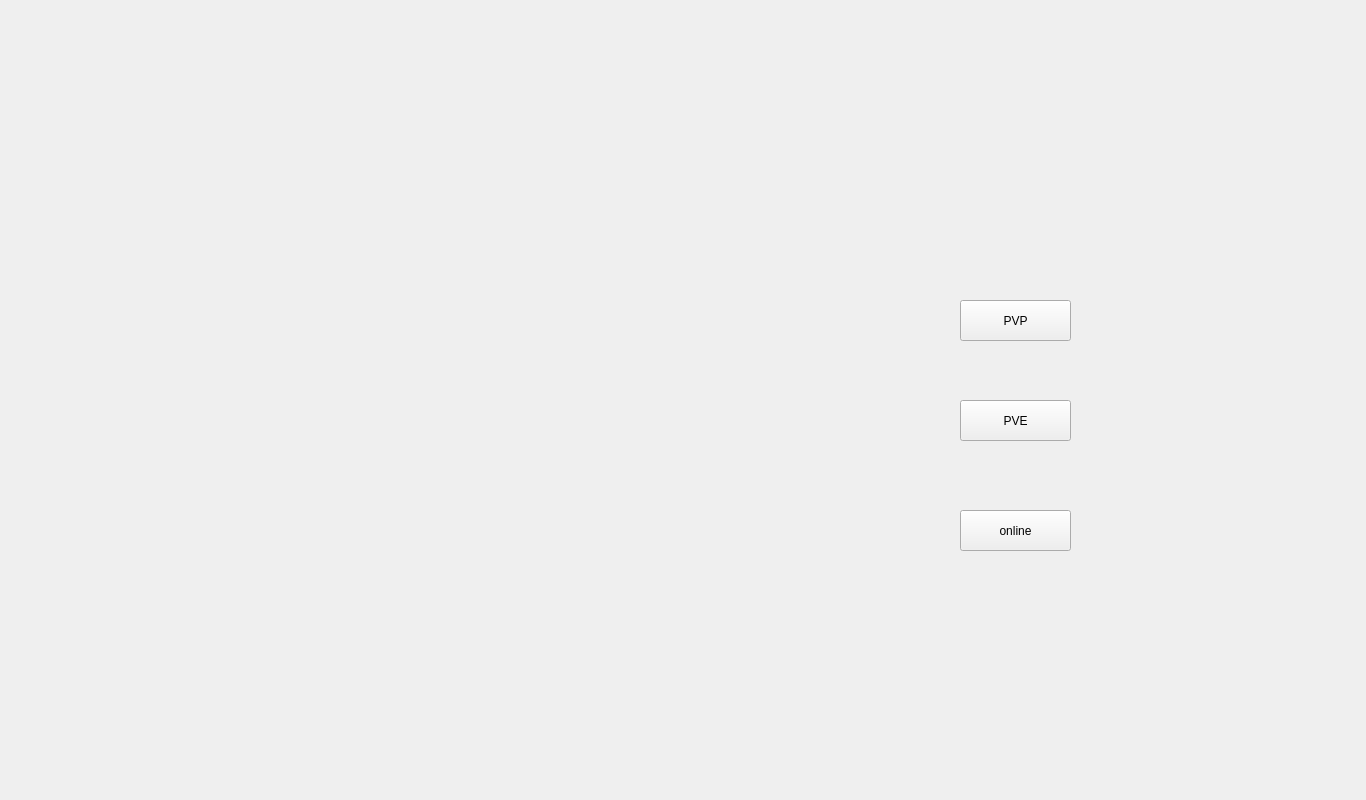
<?xml version="1.0" encoding="UTF-8"?>
<ui version="4.0">
 <class>StartWindow</class>
 <widget class="QMainWindow" name="StartWindow">
  <property name="geometry">
   <rect>
    <x>0</x>
    <y>0</y>
    <width>1366</width>
    <height>800</height>
   </rect>
  </property>
  <property name="minimumSize">
   <size>
    <width>1366</width>
    <height>800</height>
   </size>
  </property>
  <property name="maximumSize">
   <size>
    <width>1366</width>
    <height>800</height>
   </size>
  </property>
  <property name="windowTitle">
   <string>六子棋</string>
  </property>
  <property name="styleSheet">
   <string notr="true">
border-image: url(:/Pic/Pic/bg2.png);</string>
  </property>
  <widget class="QWidget" name="centralWidget">
   <widget class="QPushButton" name="PVP">
    <property name="geometry">
     <rect>
      <x>960</x>
      <y>300</y>
      <width>111</width>
      <height>41</height>
     </rect>
    </property>
    <property name="cursor">
     <cursorShape>PointingHandCursor</cursorShape>
    </property>
    <property name="styleSheet">
     <string notr="true">border-image: \*url();</string>
    </property>
    <property name="text">
     <string>PVP</string>
    </property>
   </widget>
   <widget class="QPushButton" name="PVE">
    <property name="geometry">
     <rect>
      <x>960</x>
      <y>400</y>
      <width>111</width>
      <height>41</height>
     </rect>
    </property>
    <property name="cursor">
     <cursorShape>PointingHandCursor</cursorShape>
    </property>
    <property name="styleSheet">
     <string notr="true">border-image: \*url();</string>
    </property>
    <property name="text">
     <string>PVE</string>
    </property>
   </widget>
   <widget class="QPushButton" name="online">
    <property name="geometry">
     <rect>
      <x>960</x>
      <y>510</y>
      <width>111</width>
      <height>41</height>
     </rect>
    </property>
    <property name="cursor">
     <cursorShape>PointingHandCursor</cursorShape>
    </property>
    <property name="styleSheet">
     <string notr="true">border-image: \*url();</string>
    </property>
    <property name="text">
     <string>online</string>
    </property>
   </widget>
  </widget>
 </widget>
 <layoutdefault spacing="6" margin="11"/>
 <resources/>
 <connections/>
</ui>
